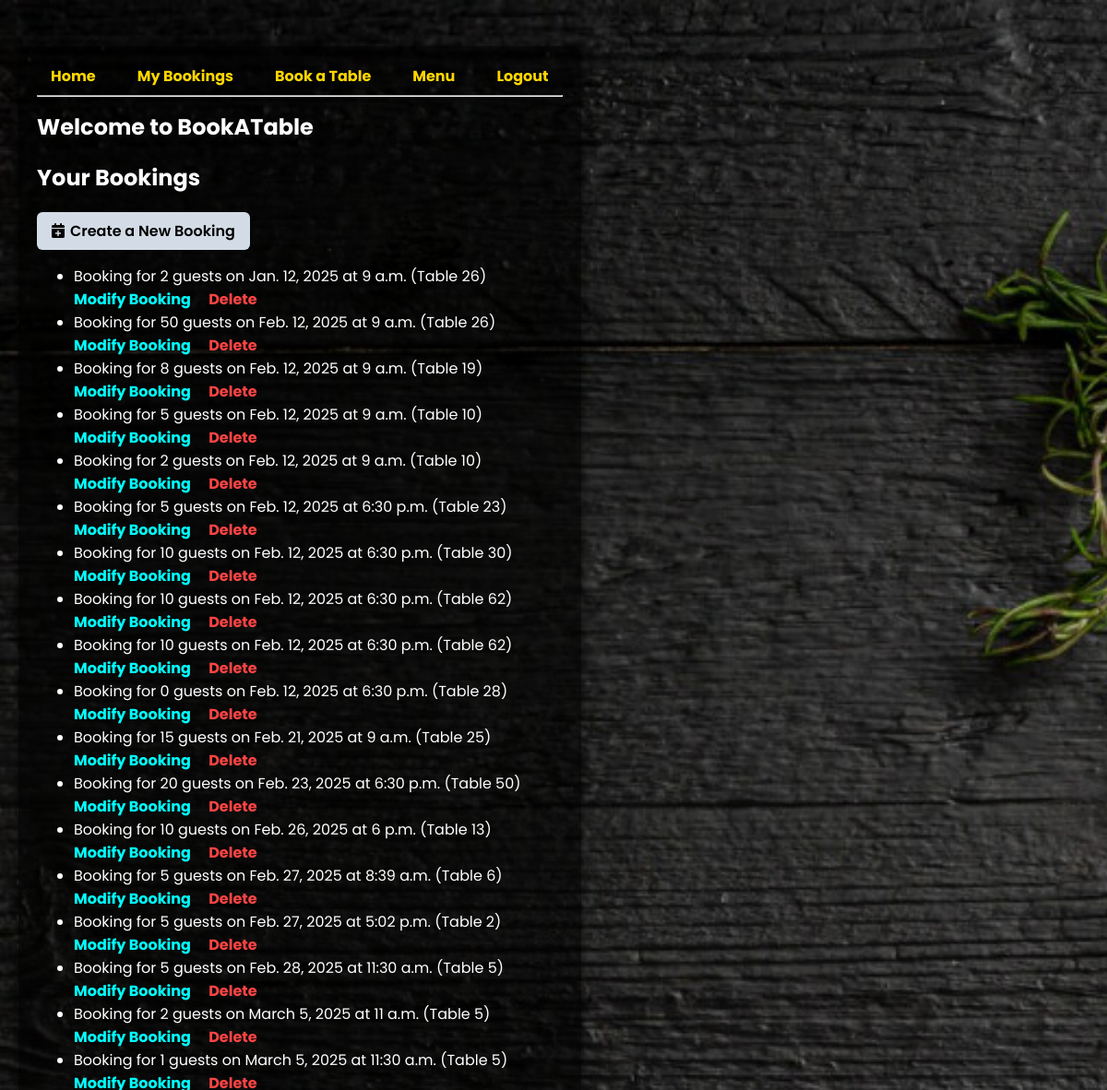
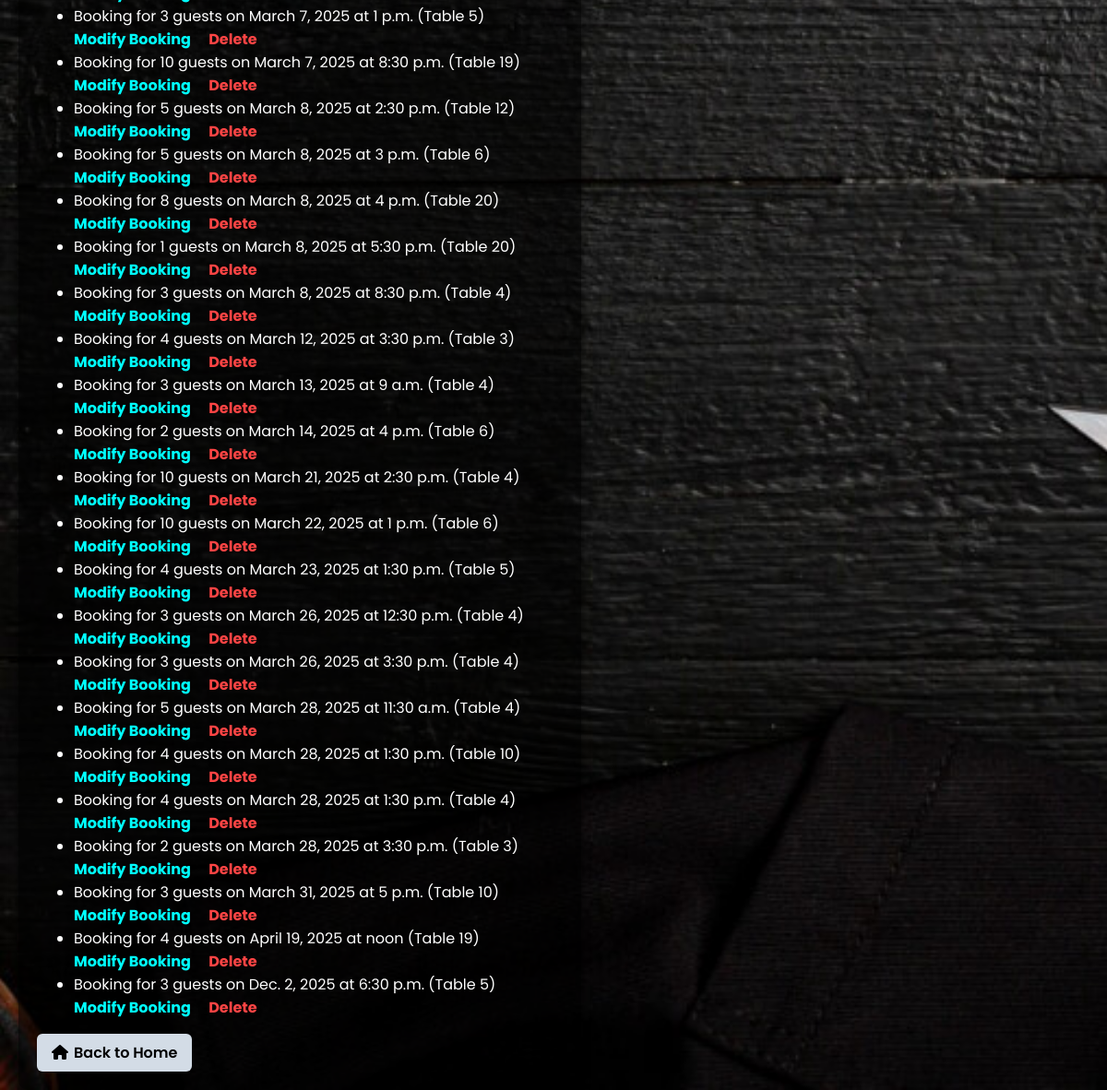
The page /bookings/ (signed in) on the database its author committed (2 pictures, top to bottom).
### accounts/models.py (models this page shows, shortened)
class Booking(models.Model):
    user = models.ForeignKey(User, on_delete=models.CASCADE)
    table_number = models.PositiveIntegerField(
        validators=[MinValueValidator(1), MaxValueValidator(20)]
    )
    date = models.DateField()
    time = models.TimeField()
    guests = models.PositiveIntegerField(
        validators=[MinValueValidator(1), MaxValueValidator(10)]
    )
    class Meta:
        ordering = ['date', 'time']

### restaurant_booking/views.py (the view)
@login_required
def view_bookings(request):
    if request.user.is_staff:
        bookings = Booking.objects.all()
    else:
        bookings = Booking.objects.filter(user=request.user)
    for booking in bookings:
        print(
            f"Booking ID: {booking.id}, "
            f"Date: {booking.date}, "
            f"Time: {booking.time}, "
        )
    return render(
        request,
        "bookings/booking_list.html",
        {"bookings": bookings}
    )

### templates/bookings/booking_list.html
{% extends "base.html" %} {% block content %}
<h2>Your Bookings</h2>
<p>
  <a href="{% url 'create_booking' %}" class="btn-soft">
    <i class="fas fa-calendar-plus" style="margin-right: 6px"></i>Create a New Booking</a>
</p>
{% if bookings %}
<ul>
  {% for booking in bookings %}
  <li>
    Booking for {{ booking.guests }} guests on {{ booking.date }} at {{ booking.time|time }} (Table {{ booking.table_number }})
    <br />
    <a href="{% url 'modify_booking' booking.id %}" class="modify-btn"
      >Modify Booking</a>
    <a
      href="{% url 'cancel_booking' booking.id %}"
      class="delete-btn"
      onclick="return confirm('Are you sure you want to cancel this booking?');"
    >
      Delete
    </a>
  </li>
  {% endfor %}
</ul>
{% else %}
<p>No bookings found.</p>
{% endif %}
<a href="{% url 'home' %}" class="btn-soft">
  <i class="fas fa-home" style="margin-right: 6px"></i>Back to Home</a>
{% endblock %}

### templates/base.html (shortened to what this page needs)
{% load static %}
<!DOCTYPE html>
<html lang="en">
  <head>
    <link rel="stylesheet" href="{% static 'css/style.css' %}" />
  </head>
  <body>
    <div class="container">
      <nav class="navbar">
        <ul class="nav-links">
          <li><a href="{% url 'home' %}">Home</a></li>
          <li><a href="{% url 'view_bookings' %}">My Bookings</a></li>
          <li><a href="{% url 'create_booking' %}">Book a Table</a></li>
          <li><a href="{% url 'menu' %}">Menu</a></li>
          {% if user.is_authenticated %}
          <li><a href="{% url 'logout' %}">Logout</a></li>
          {% else %}
          <li><a href="{% url 'login' %}">Login</a></li>
          {% endif %}
        </ul>
      </nav>
      <hr />
      <h1>Welcome to BookATable</h1>
      <main>{% block content %} {% endblock %}</main>
    </div>
  </body>
</html>

### static/css/style.css (style rules this page uses)
body { font-family: "Poppins", sans-serif; margin: 0; padding: 0; background: url("/static/images/restaurantbg.jpg") no-repeat center fixed; background-size: cover; color: #fff; }
.container { position: absolute; left: 20px; top: 50px; background: rgba(0, 0, 0, 0.6); padding: 20px; border-radius: 10px; box-shadow: 0px 4px 10px rgba(0, 0, 0, 0.6); width: fit-content; }
.navbar { display: flex; justify-content: flex-start; align-items: center; gap: 20px; }
.nav-links { list-style: none; display: flex; padding: 0; margin: 0; gap: 15px; }
.nav-links li { padding: 0; margin: 0; }
.nav-links a { text-decoration: none; color: #ffd700; font-weight: bold; padding: 10px 15px; transition: color 0.3s ease-in out; border-radius: 5px; white-space: nowrap; }
h1 { text-align: left; font-size: 24px; margin-top: 15px; }
.btn-soft { display: inline-block; padding: 8px 16px; background-color: #d3dce6; color: #000; border: none; border-radius: 6px; text-decoration: none; font-weight: 600; box-shadow: 0 2px 4px rgba(0, 0, 0, 0.15); transition: background-color 0.3s ease; margin-right: 10px; }
.btn-soft i { margin-right: 6px; }
.modify-btn { color: #00ffff; font-weight: bold; text-decoration: none; margin-right: 15px; }
.delete-btn { color: #ff4444; font-weight: bold; text-decoration: none; }

### rows shown on the page
Booking: guests "2", date "Jan. 12, 2025", time "9 a.m.", table_number "26"
Booking: guests "50", date "Feb. 12, 2025", time "9 a.m.", table_number "26"
Booking: guests "8", date "Feb. 12, 2025", time "9 a.m.", table_number "19"
Booking: guests "5", date "Feb. 12, 2025", time "9 a.m.", table_number "10"
Booking: guests "2", date "Feb. 12, 2025", time "9 a.m.", table_number "10"
Booking: guests "5", date "Feb. 12, 2025", time "6:30 p.m.", table_number "23"
Booking: guests "10", date "Feb. 12, 2025", time "6:30 p.m.", table_number "30"
Booking: guests "10", date "Feb. 12, 2025", time "6:30 p.m.", table_number "62"
Booking: guests "10", date "Feb. 12, 2025", time "6:30 p.m.", table_number "62"
Booking: guests "0", date "Feb. 12, 2025", time "6:30 p.m.", table_number "28"
Booking: guests "15", date "Feb. 21, 2025", time "9 a.m.", table_number "25"
Booking: guests "20", date "Feb. 23, 2025", time "6:30 p.m.", table_number "50"
Booking: guests "10", date "Feb. 26, 2025", time "6 p.m.", table_number "13"
Booking: guests "5", date "Feb. 27, 2025", time "8:39 a.m.", table_number "6"
Booking: guests "5", date "Feb. 27, 2025", time "5:02 p.m.", table_number "2"
Booking: guests "5", date "Feb. 28, 2025", time "11:30 a.m.", table_number "5"
Booking: guests "2", date "March 5, 2025", time "11 a.m.", table_number "5"
Booking: guests "1", date "March 5, 2025", time "11:30 a.m.", table_number "5"
Booking: guests "3", date "March 7, 2025", time "1 p.m.", table_number "5"
Booking: guests "10", date "March 7, 2025", time "8:30 p.m.", table_number "19"
Booking: guests "5", date "March 8, 2025", time "2:30 p.m.", table_number "12"
Booking: guests "5", date "March 8, 2025", time "3 p.m.", table_number "6"
Booking: guests "8", date "March 8, 2025", time "4 p.m.", table_number "20"
Booking: guests "1", date "March 8, 2025", time "5:30 p.m.", table_number "20"
Booking: guests "3", date "March 8, 2025", time "8:30 p.m.", table_number "4"
Booking: guests "4", date "March 12, 2025", time "3:30 p.m.", table_number "3"
Booking: guests "3", date "March 13, 2025", time "9 a.m.", table_number "4"
Booking: guests "2", date "March 14, 2025", time "4 p.m.", table_number "6"
Booking: guests "10", date "March 21, 2025", time "2:30 p.m.", table_number "4"
Booking: guests "10", date "March 22, 2025", time "1 p.m.", table_number "6"
Booking: guests "4", date "March 23, 2025", time "1:30 p.m.", table_number "5"
Booking: guests "3", date "March 26, 2025", time "12:30 p.m.", table_number "4"
Booking: guests "3", date "March 26, 2025", time "3:30 p.m.", table_number "4"
Booking: guests "5", date "March 28, 2025", time "11:30 a.m.", table_number "4"
Booking: guests "4", date "March 28, 2025", time "1:30 p.m.", table_number "10"
Booking: guests "4", date "March 28, 2025", time "1:30 p.m.", table_number "4"
Booking: guests "2", date "March 28, 2025", time "3:30 p.m.", table_number "3"
Booking: guests "3", date "March 31, 2025", time "5 p.m.", table_number "10"
Booking: guests "4", date "April 19, 2025", time "noon", table_number "19"
Booking: guests "3", date "Dec. 2, 2025", time "6:30 p.m.", table_number "5"
